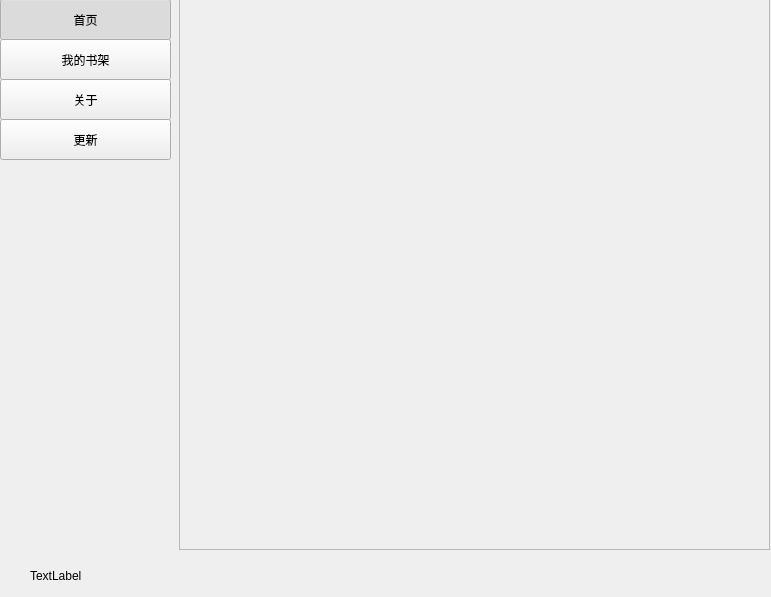
<?xml version="1.0" encoding="UTF-8"?>
<ui version="4.0">
 <class>Main</class>
 <widget class="QWidget" name="Main">
  <property name="geometry">
   <rect>
    <x>0</x>
    <y>0</y>
    <width>771</width>
    <height>597</height>
   </rect>
  </property>
  <property name="windowTitle">
   <string>Form</string>
  </property>
  <widget class="QWidget" name="leftMenu" native="true">
   <property name="geometry">
    <rect>
     <x>0</x>
     <y>-1</y>
     <width>171</width>
     <height>551</height>
    </rect>
   </property>
   <property name="autoFillBackground">
    <bool>false</bool>
   </property>
   <widget class="QPushButton" name="indexBtn">
    <property name="geometry">
     <rect>
      <x>0</x>
      <y>0</y>
      <width>171</width>
      <height>41</height>
     </rect>
    </property>
    <property name="text">
     <string>首页</string>
    </property>
    <property name="checkable">
     <bool>true</bool>
    </property>
    <property name="checked">
     <bool>true</bool>
    </property>
    <property name="autoRepeat">
     <bool>false</bool>
    </property>
   </widget>
   <widget class="QPushButton" name="bookRackBtn">
    <property name="geometry">
     <rect>
      <x>0</x>
      <y>40</y>
      <width>171</width>
      <height>41</height>
     </rect>
    </property>
    <property name="text">
     <string>我的书架</string>
    </property>
    <property name="checkable">
     <bool>false</bool>
    </property>
   </widget>
   <widget class="QPushButton" name="aboutBtn">
    <property name="geometry">
     <rect>
      <x>0</x>
      <y>80</y>
      <width>171</width>
      <height>41</height>
     </rect>
    </property>
    <property name="text">
     <string>关于</string>
    </property>
    <property name="checkable">
     <bool>false</bool>
    </property>
   </widget>
   <widget class="QPushButton" name="updateBtn">
    <property name="geometry">
     <rect>
      <x>0</x>
      <y>120</y>
      <width>171</width>
      <height>41</height>
     </rect>
    </property>
    <property name="text">
     <string>更新</string>
    </property>
    <property name="checkable">
     <bool>false</bool>
    </property>
    <property name="checked">
     <bool>false</bool>
    </property>
   </widget>
  </widget>
  <widget class="QWidget" name="bottomStatus" native="true">
   <property name="geometry">
    <rect>
     <x>0</x>
     <y>550</y>
     <width>771</width>
     <height>51</height>
    </rect>
   </property>
   <widget class="QLabel" name="statusLabel">
    <property name="geometry">
     <rect>
      <x>30</x>
      <y>20</y>
      <width>54</width>
      <height>12</height>
     </rect>
    </property>
    <property name="text">
     <string>TextLabel</string>
    </property>
   </widget>
  </widget>
  <widget class="QFrame" name="rightContent">
   <property name="geometry">
    <rect>
     <x>179</x>
     <y>-1</y>
     <width>591</width>
     <height>551</height>
    </rect>
   </property>
   <property name="frameShape">
    <enum>QFrame::StyledPanel</enum>
   </property>
   <property name="frameShadow">
    <enum>QFrame::Raised</enum>
   </property>
   <widget class="QStackedWidget" name="stackedContent">
    <property name="geometry">
     <rect>
      <x>-10</x>
      <y>0</y>
      <width>611</width>
      <height>551</height>
     </rect>
    </property>
    <widget class="QWidget" name="page"/>
    <widget class="QWidget" name="page_2"/>
   </widget>
  </widget>
 </widget>
 <resources/>
 <connections/>
</ui>
